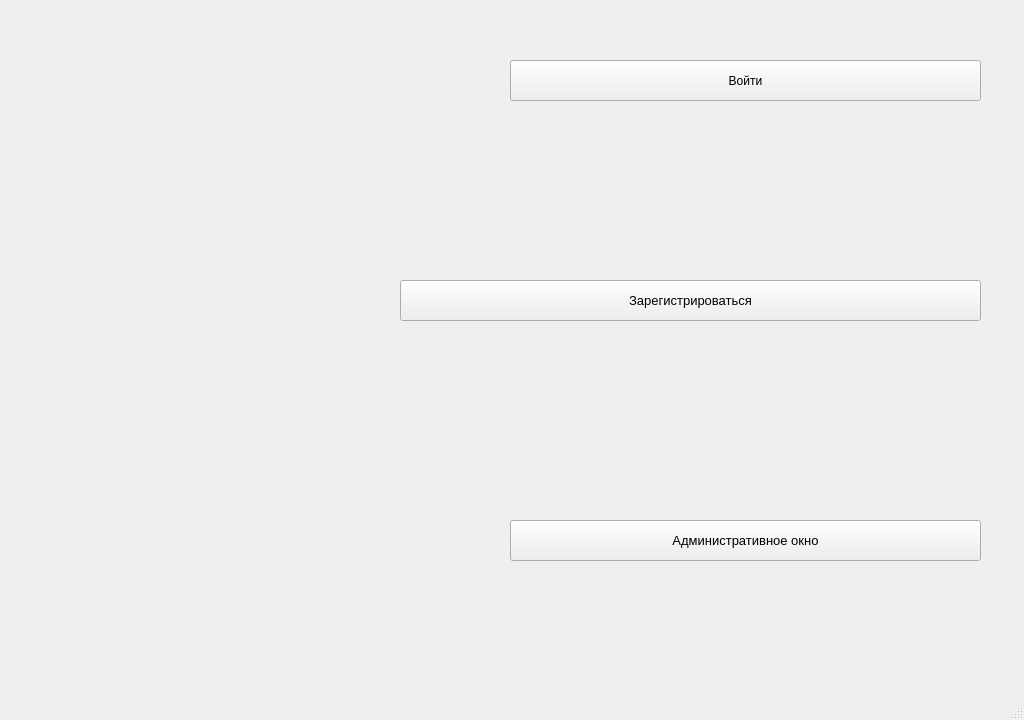
<?xml version="1.0" encoding="UTF-8"?>
<ui version="4.0">
 <class>MainWindow</class>
 <widget class="QMainWindow" name="MainWindow">
  <property name="enabled">
   <bool>true</bool>
  </property>
  <property name="geometry">
   <rect>
    <x>0</x>
    <y>0</y>
    <width>1024</width>
    <height>720</height>
   </rect>
  </property>
  <property name="cursor">
   <cursorShape>ArrowCursor</cursorShape>
  </property>
  <property name="windowTitle">
   <string>MainWindow</string>
  </property>
  <property name="styleSheet">
   <string notr="true">background: url(https://images-na.ssl-images-amazon.com/images/I/61%2BRTYJGpTL._AC_SX355_.jpg)</string>
  </property>
  <widget class="QWidget" name="centralwidget">
   <widget class="QPushButton" name="admin_button">
    <property name="geometry">
     <rect>
      <x>510</x>
      <y>520</y>
      <width>471</width>
      <height>41</height>
     </rect>
    </property>
    <property name="font">
     <font>
      <pointsize>10</pointsize>
     </font>
    </property>
    <property name="cursor">
     <cursorShape>PointingHandCursor</cursorShape>
    </property>
    <property name="whatsThis">
     <string/>
    </property>
    <property name="text">
     <string>Административное окно</string>
    </property>
   </widget>
   <widget class="QPushButton" name="registration_button">
    <property name="geometry">
     <rect>
      <x>400</x>
      <y>280</y>
      <width>581</width>
      <height>41</height>
     </rect>
    </property>
    <property name="font">
     <font>
      <pointsize>10</pointsize>
     </font>
    </property>
    <property name="cursor">
     <cursorShape>PointingHandCursor</cursorShape>
    </property>
    <property name="text">
     <string>Зарегистрироваться</string>
    </property>
   </widget>
   <widget class="QPushButton" name="login_button">
    <property name="geometry">
     <rect>
      <x>510</x>
      <y>60</y>
      <width>471</width>
      <height>41</height>
     </rect>
    </property>
    <property name="cursor">
     <cursorShape>PointingHandCursor</cursorShape>
    </property>
    <property name="styleSheet">
     <string notr="true"/>
    </property>
    <property name="text">
     <string>Войти</string>
    </property>
   </widget>
  </widget>
  <widget class="QStatusBar" name="statusbar"/>
 </widget>
 <resources/>
 <connections/>
</ui>
